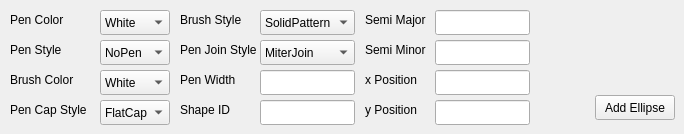
    <widget class="QWidget" name="Ellipse">
     <attribute name="title">
      <string>Ellipse</string>
     </attribute>
     <widget class="QLabel" name="EBrushColorLabel">
      <property name="geometry">
       <rect>
        <x>10</x>
        <y>70</y>
        <width>80</width>
        <height>20</height>
       </rect>
      </property>
      <property name="text">
       <string>Brush Color</string>
      </property>
     </widget>
     <widget class="QComboBox" name="EPenJoinStyles">
      <property name="geometry">
       <rect>
        <x>260</x>
        <y>40</y>
        <width>95</width>
        <height>25</height>
       </rect>
      </property>
      <item>
       <property name="text">
        <string>MiterJoin</string>
       </property>
      </item>
      <item>
       <property name="text">
        <string>BevelJoin</string>
       </property>
      </item>
      <item>
       <property name="text">
        <string>RoundJoin</string>
       </property>
      </item>
     </widget>
     <widget class="QLabel" name="EPenJoinStyleLabel">
      <property name="geometry">
       <rect>
        <x>180</x>
        <y>40</y>
        <width>80</width>
        <height>20</height>
       </rect>
      </property>
      <property name="text">
       <string>Pen Join Style</string>
      </property>
     </widget>
     <widget class="QLabel" name="EPenColorLabel">
      <property name="geometry">
       <rect>
        <x>10</x>
        <y>10</y>
        <width>80</width>
        <height>20</height>
       </rect>
      </property>
      <property name="text">
       <string>Pen Color</string>
      </property>
     </widget>
     <widget class="QComboBox" name="EPenColors">
      <property name="geometry">
       <rect>
        <x>100</x>
        <y>10</y>
        <width>70</width>
        <height>25</height>
       </rect>
      </property>
      <item>
       <property name="text">
        <string>White</string>
       </property>
      </item>
      <item>
       <property name="text">
        <string>Black</string>
       </property>
      </item>
      <item>
       <property name="text">
        <string>Red</string>
       </property>
      </item>
      <item>
       <property name="text">
        <string>Green</string>
       </property>
      </item>
      <item>
       <property name="text">
        <string>Blue</string>
       </property>
      </item>
      <item>
       <property name="text">
        <string>Cyan</string>
       </property>
      </item>
      <item>
       <property name="text">
        <string>Magenta</string>
       </property>
      </item>
      <item>
       <property name="text">
        <string>Yellow</string>
       </property>
      </item>
      <item>
       <property name="text">
        <string>Gray</string>
       </property>
      </item>
     </widget>
     <widget class="QLineEdit" name="EShapeID">
      <property name="geometry">
       <rect>
        <x>260</x>
        <y>100</y>
        <width>95</width>
        <height>25</height>
       </rect>
      </property>
     </widget>
     <widget class="QComboBox" name="EPenCapStyles">
      <property name="geometry">
       <rect>
        <x>100</x>
        <y>100</y>
        <width>70</width>
        <height>25</height>
       </rect>
      </property>
      <item>
       <property name="text">
        <string>FlatCap</string>
       </property>
      </item>
      <item>
       <property name="text">
        <string>SquareCap</string>
       </property>
      </item>
      <item>
       <property name="text">
        <string>RoundCap</string>
       </property>
      </item>
     </widget>
     <widget class="QLineEdit" name="EPenWidth">
      <property name="geometry">
       <rect>
        <x>260</x>
        <y>70</y>
        <width>95</width>
        <height>25</height>
       </rect>
      </property>
     </widget>
     <widget class="QLabel" name="EPenStyleLabel">
      <property name="geometry">
       <rect>
        <x>10</x>
        <y>40</y>
        <width>80</width>
        <height>20</height>
       </rect>
      </property>
      <property name="text">
       <string>Pen Style</string>
      </property>
     </widget>
     <widget class="QLabel" name="EShapeLabel">
      <property name="geometry">
       <rect>
        <x>180</x>
        <y>100</y>
        <width>80</width>
        <height>20</height>
       </rect>
      </property>
      <property name="text">
       <string>Shape ID</string>
      </property>
     </widget>
     <widget class="QLabel" name="EBrushStyleLabel">
      <property name="geometry">
       <rect>
        <x>180</x>
        <y>10</y>
        <width>80</width>
        <height>20</height>
       </rect>
      </property>
      <property name="text">
       <string>Brush Style</string>
      </property>
     </widget>
     <widget class="QComboBox" name="EBrushStyles">
      <property name="geometry">
       <rect>
        <x>260</x>
        <y>10</y>
        <width>95</width>
        <height>25</height>
       </rect>
      </property>
      <item>
       <property name="text">
        <string>SolidPattern</string>
       </property>
      </item>
      <item>
       <property name="text">
        <string>HorPattern</string>
       </property>
      </item>
      <item>
       <property name="text">
        <string>VerPattern</string>
       </property>
      </item>
      <item>
       <property name="text">
        <string>NoBrush</string>
       </property>
      </item>
     </widget>
     <widget class="QLabel" name="EPenWidthLabel">
      <property name="geometry">
       <rect>
        <x>180</x>
        <y>70</y>
        <width>80</width>
        <height>20</height>
       </rect>
      </property>
      <property name="text">
       <string>Pen Width</string>
      </property>
     </widget>
     <widget class="QComboBox" name="EPenStyles">
      <property name="geometry">
       <rect>
        <x>100</x>
        <y>40</y>
        <width>70</width>
        <height>25</height>
       </rect>
      </property>
      <item>
       <property name="text">
        <string>NoPen</string>
       </property>
      </item>
      <item>
       <property name="text">
        <string>SolidLine</string>
       </property>
      </item>
      <item>
       <property name="text">
        <string>DashLine</string>
       </property>
      </item>
      <item>
       <property name="text">
        <string>DotLine</string>
       </property>
      </item>
      <item>
       <property name="text">
        <string>DashDotLine</string>
       </property>
      </item>
      <item>
       <property name="text">
        <string>DashDotDotLine</string>
       </property>
      </item>
     </widget>
     <widget class="QLabel" name="EPenCapStyleLabel">
      <property name="geometry">
       <rect>
        <x>10</x>
        <y>100</y>
        <width>80</width>
        <height>20</height>
       </rect>
      </property>
      <property name="text">
       <string>Pen Cap Style</string>
      </property>
     </widget>
     <widget class="QLabel" name="EyLabel">
      <property name="geometry">
       <rect>
        <x>365</x>
        <y>100</y>
        <width>65</width>
        <height>20</height>
       </rect>
      </property>
      <property name="text">
       <string>y Position</string>
      </property>
     </widget>
     <widget class="QLabel" name="EWidthLabel">
      <property name="geometry">
       <rect>
        <x>365</x>
        <y>40</y>
        <width>65</width>
        <height>20</height>
       </rect>
      </property>
      <property name="text">
       <string>Semi Minor</string>
      </property>
     </widget>
     <widget class="QLabel" name="ExLabel">
      <property name="geometry">
       <rect>
        <x>365</x>
        <y>70</y>
        <width>65</width>
        <height>20</height>
       </rect>
      </property>
      <property name="text">
       <string>x Position</string>
      </property>
     </widget>
     <widget class="QLineEdit" name="EyData">
      <property name="geometry">
       <rect>
        <x>435</x>
        <y>100</y>
        <width>95</width>
        <height>25</height>
       </rect>
      </property>
      <property name="text">
       <string/>
      </property>
     </widget>
     <widget class="QLabel" name="ELengthLabel">
      <property name="geometry">
       <rect>
        <x>365</x>
        <y>10</y>
        <width>65</width>
        <height>20</height>
       </rect>
      </property>
      <property name="text">
       <string>Semi Major</string>
      </property>
     </widget>
     <widget class="QLineEdit" name="EWidthInput">
      <property name="geometry">
       <rect>
        <x>435</x>
        <y>40</y>
        <width>95</width>
        <height>25</height>
       </rect>
      </property>
      <property name="text">
       <string/>
      </property>
     </widget>
     <widget class="QLineEdit" name="ELengthInput">
      <property name="geometry">
       <rect>
        <x>435</x>
        <y>10</y>
        <width>95</width>
        <height>25</height>
       </rect>
      </property>
      <property name="text">
       <string/>
      </property>
     </widget>
     <widget class="QLineEdit" name="ExData">
      <property name="geometry">
       <rect>
        <x>435</x>
        <y>70</y>
        <width>95</width>
        <height>25</height>
       </rect>
      </property>
      <property name="text">
       <string/>
      </property>
     </widget>
     <widget class="QPushButton" name="EAddEllipse">
      <property name="geometry">
       <rect>
        <x>595</x>
        <y>95</y>
        <width>80</width>
        <height>25</height>
       </rect>
      </property>
      <property name="text">
       <string>Add Ellipse</string>
      </property>
     </widget>
     <widget class="QComboBox" name="EPenColors_2">
      <property name="geometry">
       <rect>
        <x>100</x>
        <y>70</y>
        <width>70</width>
        <height>25</height>
       </rect>
      </property>
      <item>
       <property name="text">
        <string>White</string>
       </property>
      </item>
      <item>
       <property name="text">
        <string>Black</string>
       </property>
      </item>
      <item>
       <property name="text">
        <string>Red</string>
       </property>
      </item>
      <item>
       <property name="text">
        <string>Green</string>
       </property>
      </item>
      <item>
       <property name="text">
        <string>Blue</string>
       </property>
      </item>
      <item>
       <property name="text">
        <string>Cyan</string>
       </property>
      </item>
      <item>
       <property name="text">
        <string>Magenta</string>
       </property>
      </item>
      <item>
       <property name="text">
        <string>Yellow</string>
       </property>
      </item>
      <item>
       <property name="text">
        <string>Gray</string>
       </property>
      </item>
     </widget>
    </widget>
